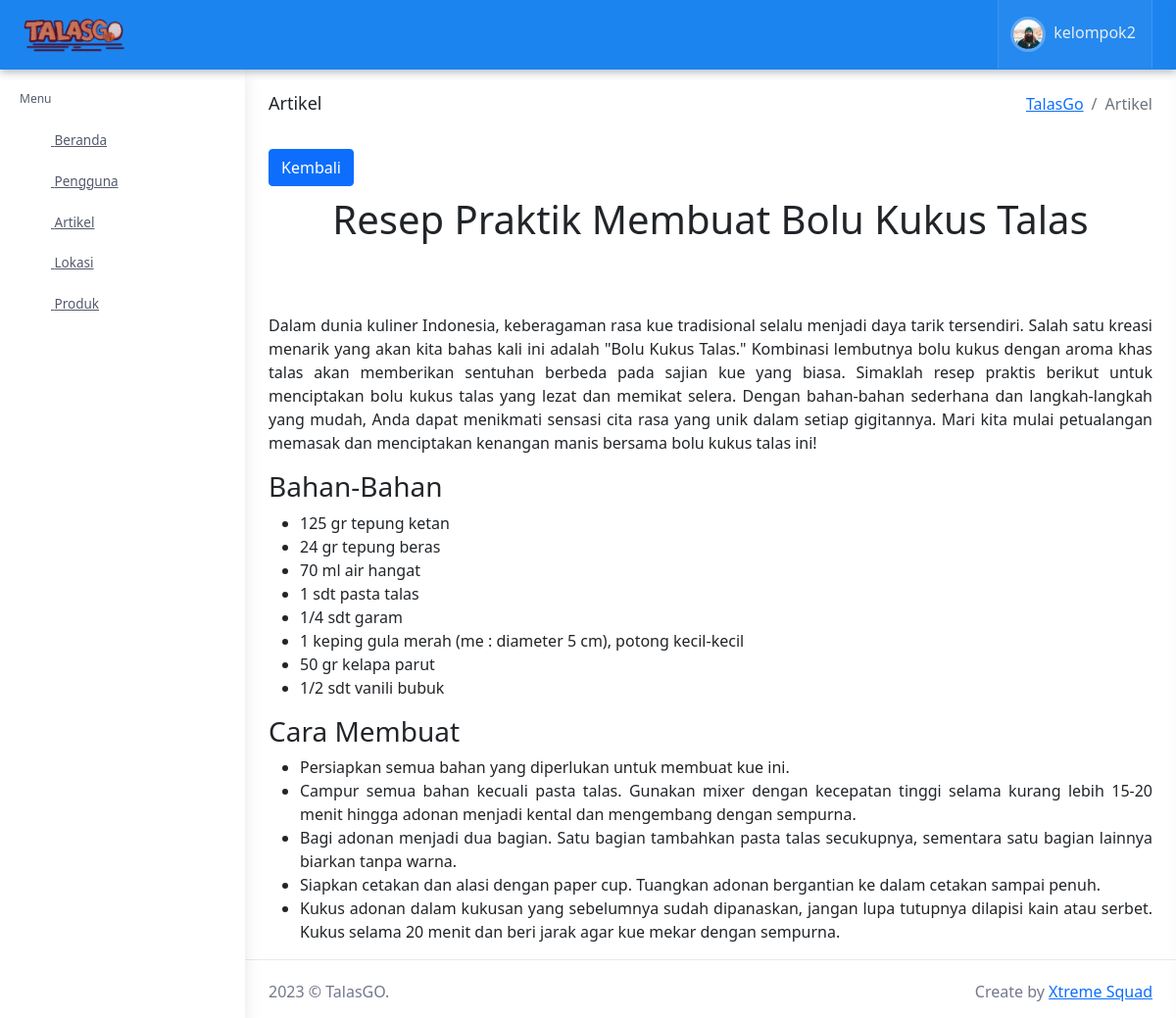
/TalasGo/Admin/Dason-PHP/detail-artikel.php?id=5 (signed in), run on the app's committed database.
### tables this page shows
CREATE TABLE `users` (
  `id_users` int(11) NOT NULL,
  `name` varchar(100) NOT NULL,
  `email` varchar(100) NOT NULL,
  `username` varchar(100) NOT NULL,
  `password` varchar(100) NOT NULL,
  `role` varchar(7) NOT NULL,
  `nomorwa` varchar(20) NOT NULL
);

CREATE TABLE `tbl_artikel` (
  `id` int(10) NOT NULL,
  `judulartikel` varchar(50) NOT NULL,
  `isiartikel` text NOT NULL,
  `tanggalpublish` datetime NOT NULL,
  `penulis` varchar(10) NOT NULL,
  `gambar` varchar(100) NOT NULL
);

### TalasGo/Admin/Dason-PHP/layouts/menu.php (called while the page is built)
<?php
include 'layouts/topbar.php';
include 'layouts/sidebar.php';

### TalasGo/Admin/Dason-PHP/functionArtikel.php (called while the page is built, shortened)
<?php
$db = mysqli_connect("localhost", "root", "", "talasgo");
function query($query) {
    global $db;
    $result = mysqli_query($db, $query);
    $rows = [];
    while($row = mysqli_fetch_assoc($result)) {
        $rows[] = $row;
    }
    return $rows;
}

### TalasGo/Admin/Dason-PHP/detail-artikel.php (the view, shortened to what this page needs)
<?php
    require "functionArtikel.php";
    $id = $_GET['id'];
    $artikel = query("SELECT * FROM tbl_artikel WHERE id = $id");
?>
<?php include 'layouts/head-main.php'; ?>
<head>
    <link rel="stylesheet" href="assets/libs/nouislider/nouislider.min.css">
    <?php include 'layouts/head-style.php'; ?>
</head>
<?php include 'layouts/body.php'; ?>
<div id="layout-wrapper">
    <?php include 'layouts/menu.php'; ?>
    <div class="main-content">
        <div class="page-content">
            <div class="container-fluid">
                <?php include 'layouts/breadcrumb.php'; ?>
                <a href="artikel.php" class="btn btn-primary" style="margin:10px 0;">Kembali</a>
                <?php foreach($artikel as $row) : ?>
                    <center><h1><?= $row['judulartikel']; ?></h1>
                    <img src="assets/images/artikel/<?= $row["gambar"]; ?>" width="500" alt=""> </center>
                    <br>
                    <div align="justify">
                        <p>
                            <?= htmlspecialchars_decode($row["isiartikel"]); ?>
                        </p>
                    </div>
                <?php endforeach; ?>
            </div>
        </div>
        <?php include 'layouts/footer.php'; ?>
    </div>
</div>
</body>
</html>

### TalasGo/Admin/Dason-PHP/layouts/topbar.php (shortened to what this page needs)
<?php
include_once "config.php";
$id_user = $_SESSION['user'];
$userResult = mysqli_query($config, "SELECT * FROM users WHERE id_users='$id_user'");
if (mysqli_num_rows($userResult) >= 1) {
    $user = mysqli_fetch_array($userResult);
} else {
    die('No user found');
}
?>
 <header id="page-topbar">
     <div class="navbar-header">
         <div class="d-flex">
             <div class="navbar-brand-box">
                 <a href="/Dason-PHP" class="logo logo-light">
                     <span class="logo-lg">
                         <img src="assets/images/LogoTalasGO.png" alt="" height="40"> <span class="logo-txt"></span>
                     </span>
                 </a>
             </div>
             <button type="button" class="btn btn-sm px-3 font-size-16 header-item" id="vertical-menu-btn">
             </button>
         </div>
         <div class="d-flex">
             <div class="dropdown d-none d-sm-inline-block">
                 <button type="button" class="btn header-item" id="mode-setting-btn">
                 </button>
             </div>
             <div class="dropdown d-inline-block">
                 <button type="button" class="btn header-item bg-soft-light border-start border-end" id="page-header-user-dropdown" data-bs-toggle="dropdown" aria-haspopup="true" aria-expanded="false">
                     <img class="rounded-circle header-profile-user user-profile-image" src="assets/images/users/avatar-1.jpg" alt="Header Avatar" id="user_image">
                     <span class="d-none d-xl-inline-block ms-1 fw-medium setting_user_name" id="setting_user_name"><?= $user['username']; ?></span>
                 </button>
             </div>
         </div>
     </div>
 </header>

### data on the page
users: username "kelompok2"
tbl_artikel: judulartikel "Resep Praktik Membuat Bolu Kukus Talas", isiartikel "Dalam dunia kuliner Indonesia, keberagaman rasa kue tradisional selalu menjadi daya tarik tersendiri. Salah satu kreasi menarik yang akan kita bahas kali ini adalah \"Bolu Kukus Talas.\" Kombinasi lembutnya bolu kukus dengan aroma khas talas akan memberikan sentuhan berbeda pada sajian kue yang biasa. Simaklah resep praktis berikut untuk menciptakan bolu kukus talas yang lezat dan memikat selera. Dengan bahan-bahan sederhana dan langkah-langkah yang mudah, Anda dapat menikmati sensasi cita rasa yang unik dalam setiap gigitannya. Mari kita mulai petualangan memasak dan menciptakan kenangan manis bersama bolu kukus talas ini! Bahan-Bahan 125 gr tepung ketan 24 gr tepung beras 70 ml air hangat 1…"

### other printed values
$language['Menu'] "Menu"
$language['Beranda'] "Beranda"
$language['Pengguna'] "Pengguna"
$language['Artikel'] "Artikel"
$language['Lokasi'] "Lokasi"
$language['Produk'] "Produk"
$title "Artikel"
$maintitle "TalasGo"
